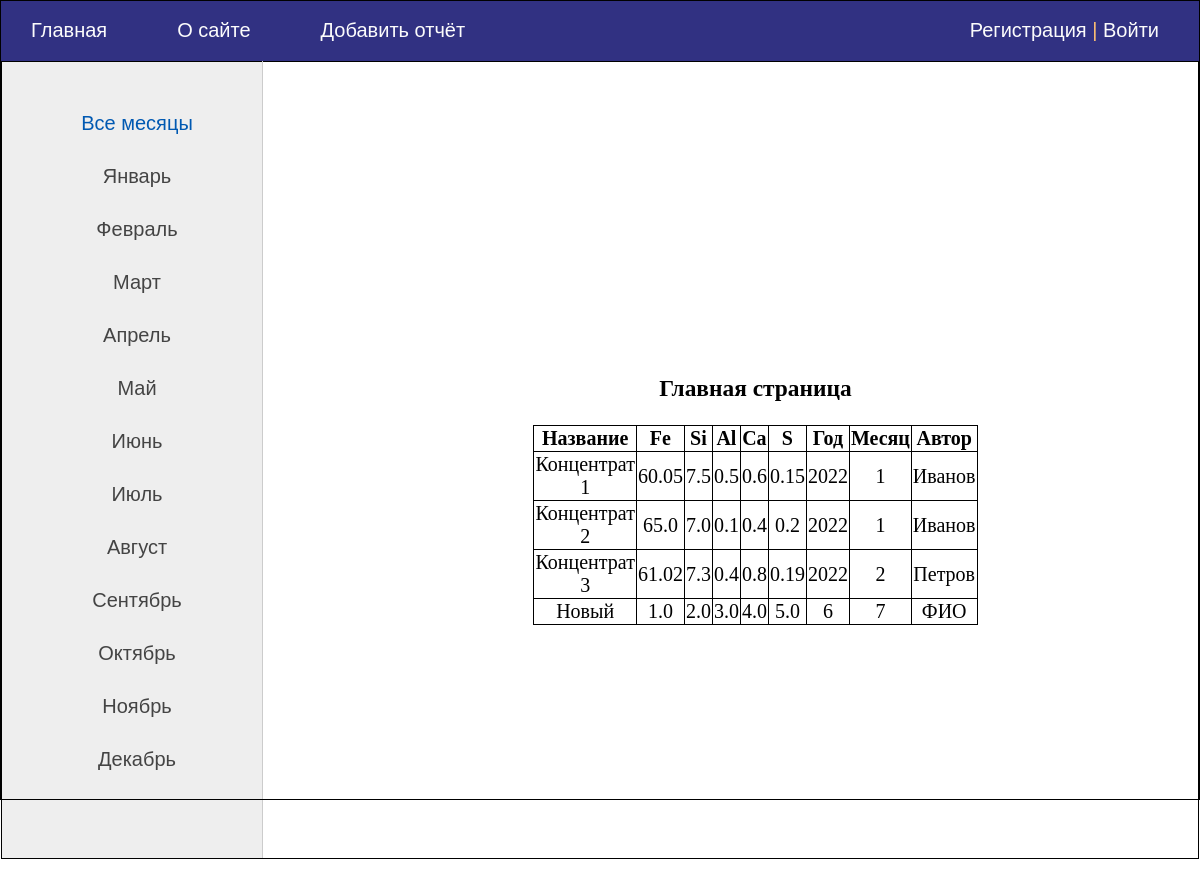
The app's page /, older data.
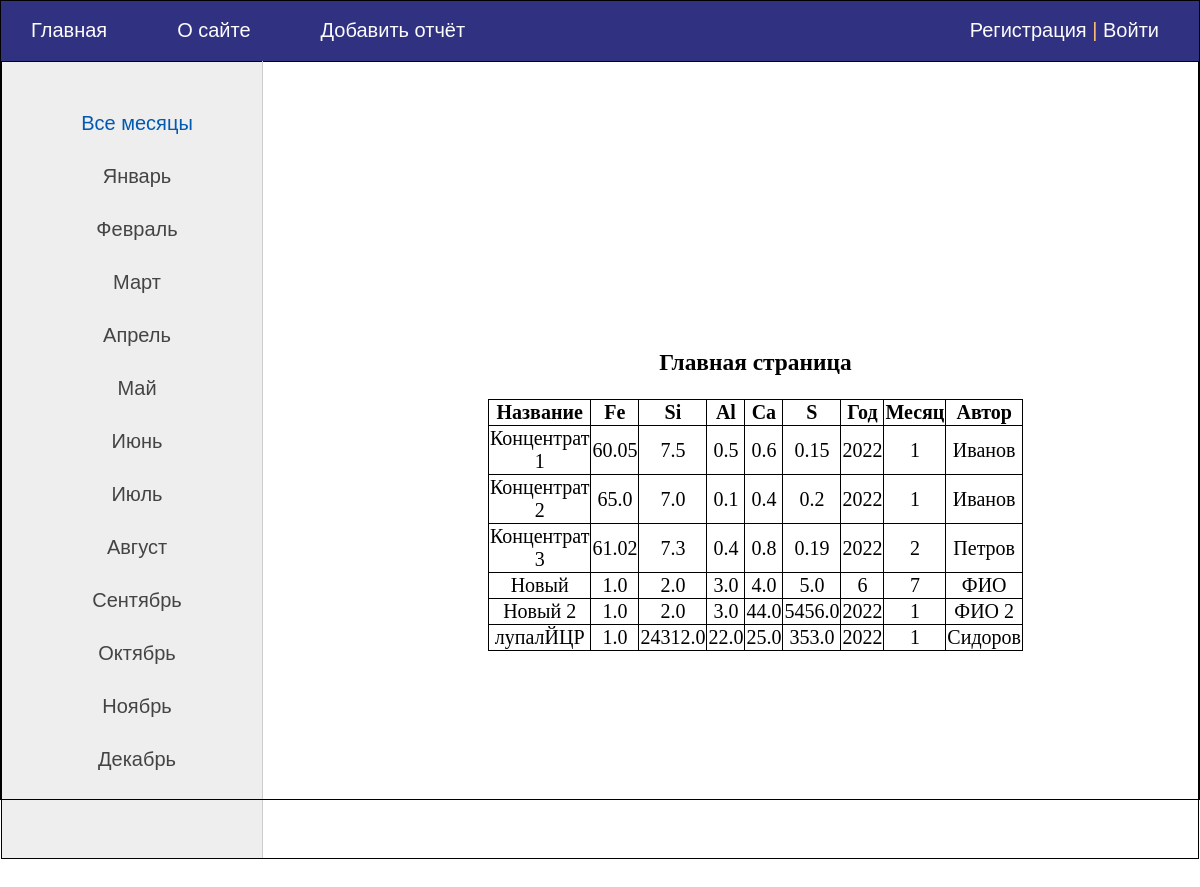
The same page, newer data.
### report/models.py (models this page shows, shortened)
class Report(models.Model):
    title = models.CharField(max_length=255, verbose_name="Наименование сырья")
    component_Fe = models.FloatField(verbose_name="Fe")  # Железо
    component_Si = models.FloatField(verbose_name="Si")  # Кремний
    component_Al = models.FloatField(verbose_name="Al")  # Алюминий
    component_Ca = models.FloatField(verbose_name="Ca")  # Кальций
    component_S = models.FloatField(verbose_name="S")  # Сера
    report_year = models.DecimalField(max_digits=4, decimal_places=0, default=2022, verbose_name='Год')  # Год отчёта
    report_month = models.DecimalField(max_digits=2, decimal_places=0,default=1, verbose_name='Месяц')  # Месяц отчёта
    report_create = models.DateTimeField(auto_now_add=True, verbose_name="Время создания")
    report_update = models.DateTimeField(auto_now=True, verbose_name="Время изменения")
    author_name = models.CharField(max_length=255, default='', verbose_name="Автор", )
    class Meta:
        verbose_name = 'Отчёт'
        verbose_name_plural = 'Отчёты'
        ordering = ['title']

### report/views.py (the view)
# urls.py: path('', index, name='home'),
def index(request):
    months_dict = {1: 'Январь',
                   2: 'Февраль',
                   3: 'Март',
                   4: 'Апрель',
                   5: 'Май',
                   6: 'Июнь',
                   7: 'Июль',
                   8: 'Август',
                   9: 'Сентябрь',
                   10: 'Октябрь',
                   11: 'Ноябрь',
                   12: 'Декабрь'}
    reports = Report.objects.all()
    context = {'months_dict': months_dict,
               'reports': reports,
               'menu': menu,
               'title': 'Главная страница',
               'month_id': 0,
               }
    return render(request, 'report/index.html', context=context)

### report/templates/report/index.html (shortened to what this page needs)
{% extends 'report/base.html' %}
{% block content %}
<h3>{{title}} {{month_name}}</h3>
<table style="width:50%" align="center">
    <tr>
        <th>Название</th>
        <th>Fe</th>
        <th>Si</th>
        <th>Al</th>
        <th>Ca</th>
        <th>S</th>
        <th>Год</th>
        <th>Месяц</th>
        <th>Автор</th>
    </tr>
    {% for r in reports %}
    <tr>
        <td>{{ r.title }}</td>
        <td>{{ r.component_Fe }}</td>
        <td>{{ r.component_Si }}</td>
        <td>{{ r.component_Al }}</td>
        <td>{{ r.component_Ca }}</td>
        <td>{{ r.component_S }}</td>
        <td>{{ r.report_year }}</td>
        <td>{{ r.report_month }}</td>
        <td>{{ r.author_name }}</td>
    </tr>
    {% endfor %}
</table>
{% endblock %}

### report/templates/report/base.html (shortened to what this page needs)
{% load static %}
<!DOCTYPE html>
<html lang="en">
<head>
    <link type="text/css" href="{% static 'report/css/styles.css' %}" rel="stylesheet" />
</head>
<body>
<table class="table-page" border=0 cellpadding="0" cellspacing="0">
<tr><td valign=top>
{% block mainmenu %}
		<div class="header">
			<ul id="mainmenu" class="mainmenu">
				<li><a href="{% url 'home' %}">Главная</a></li>
{% for m in menu %}
			<li><a href="{% url m.url_name %}">{{m.title}}</a></li>
{% endfor %}
			{% if request.user.is_authenticated %}
				<li class="last"> {{user.username}} | <a href="{% url 'logout' %}">Выйти</a></li>
			{% else %}
				<li class="last"><a href="{% url 'register' %}">Регистрация</a> | <a href="{% url 'login' %}">Войти</a></li>
			{% endif %}
			</ul>
		</div>
{% endblock mainmenu %}
<table class="table-content" border=0 cellpadding="0" cellspacing="0">
<tr>
	<td valign="top" class="left-chapters">
	<ul id="leftchapters">
		{% if month_id == 0 %}
			<li class="selected">Все месяцы</li>
		{% else %}
			<li><a href="{% url 'home' %}">Все месяцы</a></li>
		{% endif %}
		{% for m,name in months_dict.items %}
				<li><a href="{% url 'report' m %}">{{ name }}</a></li>
		{% endfor %}
	</ul>
</td>
<td valign="top" class="content">
	<div class="content-text">
{% block content %}
{% endblock %}
	</div>
</td></tr>
</table>
</table>
</body>
</html>

### report/static/report/css/styles.css (style rules this page uses)
html, body { font-family: 'Arial'; margin: 0; padding: 0; height: 100%; width: 100%; color: #444; }
a { color: #0059b2; text-decoration: none; }
.table-page { width: 100%; height: 100%; vertical-align: top; }
.table-page tr { height: 100%; }
.header { background: #313182; height: 60px; }
ul.mainmenu { list-style: none; margin: 0; padding: 0; height: 60px; color: #fdc073; font-size: 20px; overflow: hidden; }
ul.mainmenu li { float: left; margin: 18px 40px 0 30px; }
ul.mainmenu li.last { float: right; }
ul.mainmenu li a { color: #fcfcfc; text-decoration: none; }
.table-content { width: 100%; min-height: 100%; height: 100%; }
.left-chapters { margin: 0; background: #eee; border-right: 1px solid #ccc; min-height: 100%; }
.left-chapters ul { width: 230px; min-height: 100%; margin: 0; padding: 20px 10px 10px 20px; list-style: none; font-size: 20px; }
.left-chapters ul li { margin: 30px 0 0 0; color: #999; }
.left-chapters ul li.selected { color: #0059b2; }
.left-chapters ul li a { color: #444; text-decoration: none; }
.content { padding: 40px 20px 20px 40px; width: 100%; box-sizing: border-box; }
.content-text { margin: 60px 0 0 30px; color: #000; font-size: 20px; font-family: Yandex Sans Display Light; }
table, th, td { border: 1px solid black; border-collapse: collapse; text-align: center; align-content: center; }

Row changes from the older to the newer data that the page shows:
added Report: title "Новый 2", component_Fe "1.0", component_Si "2.0", component_Al "3.0", component_Ca "44.0", component_S "5456.0", report_year "2022", report_month "1", author_name "ФИО 2"
added Report: title "лупалЙЦР", component_Fe "1.0", component_Si "24312.0", component_Al "22.0", component_Ca "25.0", component_S "353.0", report_year "2022", report_month "1", author_name "Сидоров"
